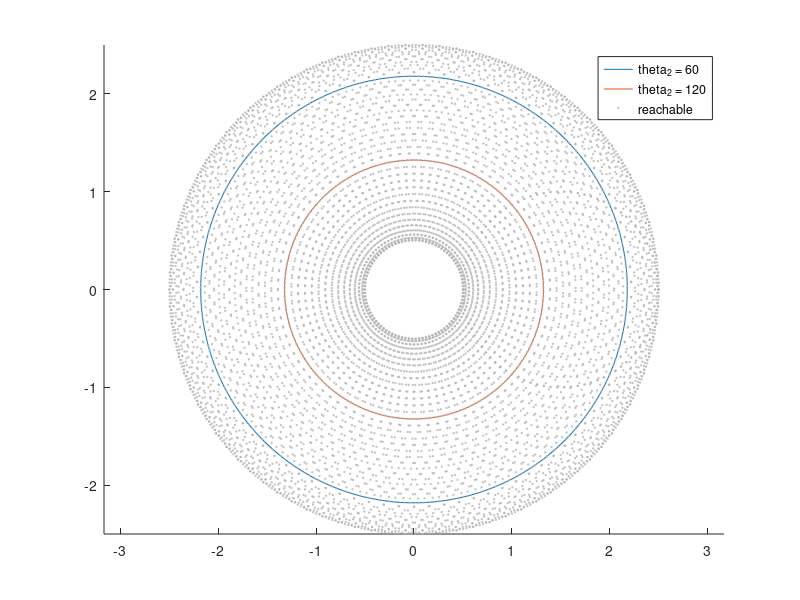

Here is the MATLAB script that generated this plot:
L1 = 1.5; L2 = 1.0;
t1 = 0:360;
figure; hold on
for t2 = [60 120]
    x = L1 * cosd(t1) + L2 * cosd(t1 + t2);
    y = L1 * sind(t1) + L2 * sind(t1 + t2);
    plot(x, y, 'DisplayName', sprintf('theta_2 = %d', t2))
end
[T1, T2] = meshgrid(0:4:360);
scatter(L1*cosd(T1(:)) + L2*cosd(T1(:) + T2(:)), L1*sind(T1(:)) + L2*sind(T1(:) + T2(:)), 1, [0.7 0.7 0.7], ...
        'DisplayName', 'reachable')
axis equal; legend show; hold off
